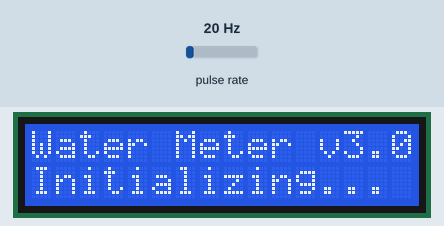
Bench run of a sketch on a simulated ESP8266 (NodeMCU). Shown: 16×2 character LCD. Wiring (inferred from the names in the program): pulse sensor: data D5. The test bench sets the inputs (shaded band); at power-on: pulse rate 20 Hz. WiFi joins after 1.5 s; servers stay silent unless stated; uploads are accepted with an empty reply; EEPROM starts erased; what the sketch prints to the serial monitor is not drawn.

Above: at 0.2 s.
At 5.3 s:
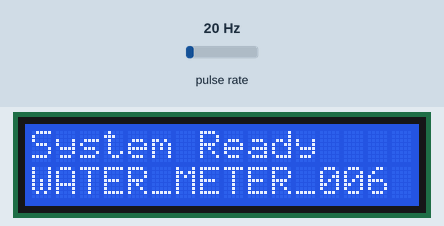
At 9.6 s:
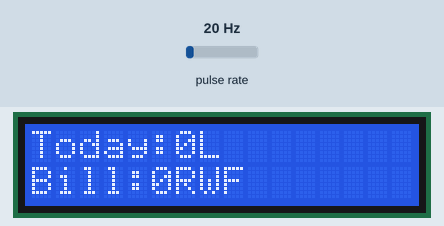
At 15.6 s:
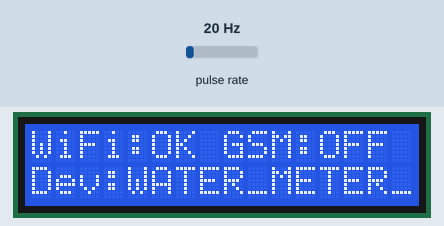
At 21.6 s:
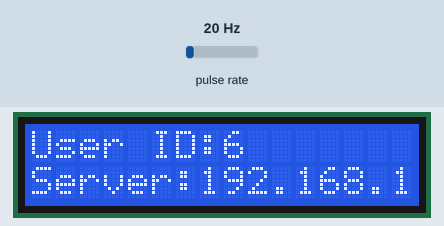
At 27.6 s:
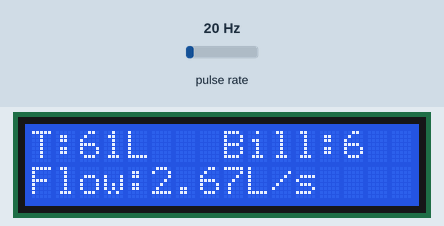

Measured:
- what the display in image 0 shows lasts 2.1 s, from 0.1 s to 2.2 s
- what the display in image 1 shows lasts 4.1 s, from 5.2 s to 9.3 s
- what the display in image 2 shows lasts 6.1 s, from 9.5 s to 15.6 s

The sketch:

sketch_may4a.ino
```cpp
#include <ESP8266WiFi.h>
#include <ESP8266HTTPClient.h>
#include <ArduinoJson.h>
#include <SoftwareSerial.h>
#include <Wire.h>
#include <LiquidCrystal_I2C.h>
#include <EEPROM.h>

// =====================================================
// VERSION
// =====================================================
#define VERSION "3.0"

// =====================================================
// WiFi CONFIGURATION
// =====================================================
const char* ssid = "KWIZERA";
const char* password = "AMOTECH123";

// =====================================================
// SERVER CONFIGURATION - UPDATE THIS IP
// =====================================================
const char* serverHost = "192.168.1.151";  // CHANGE TO YOUR COMPUTER'S IP
const int serverPort = 80;
const char* basePath = "/water_meter/api/";

// =====================================================
// DEVICE CONFIGURATION (Matches Database)
// =====================================================
const char* deviceId = "WATER_METER_006";
const int userId = 6;
const char* apiKey = "BLISS_001";

// =====================================================
// GSM SIM800C CONFIGURATION (Optional)
// =====================================================
#define SIM800_TX D6      // SIM800 RX pin
#define SIM800_RX D7      // SIM800 TX pin
#define USE_GSM false      // Set to true if SIM800 is connected

// =====================================================
// LCD I2C CONFIGURATION
// =====================================================
#define I2C_ADDRESS 0x27   // Common addresses: 0x27 or 0x3F
#define LCD_COLUMNS 16
#define LCD_ROWS 2

// =====================================================
// HARDWARE CONFIGURATION
// =====================================================
#define FLOW_SENSOR_PIN D5

// =====================================================
// CALIBRATION
// =====================================================
const float PULSE_PER_LITER = 7.5;  // Adjust based on your flow sensor

// =====================================================
// TIMING CONFIGURATION (milliseconds)
// =====================================================
const unsigned long MEASURE_INTERVAL = 10000;      // Measure every 10 seconds
const unsigned long SEND_INTERVAL = 30000;         // Send every 30 seconds
const unsigned long SMS_CHECK_INTERVAL = 60000;    // Check SMS every minute
const unsigned long LCD_UPDATE_INTERVAL = 2000;    // Update LCD every 2 seconds
const unsigned long WIFI_RETRY_INTERVAL = 30000;   // Retry WiFi every 30 seconds
const unsigned long EEPROM_SAVE_INTERVAL = 3600000; // Save to EEPROM every hour
const unsigned long DAILY_RESET_INTERVAL = 86400000; // Reset daily every 24 hours

// =====================================================
// GLOBAL VARIABLES
// =====================================================
volatile unsigned long pulseCount = 0;
float sessionLiters = 0;
float totalLiters = 0;
float dailyLiters = 0;
float currentFlowRate = 0;

unsigned long lastMeasure = 0;
unsigned long lastSend = 0;
unsigned long lastSmsCheck = 0;
unsigned long lastLcdUpdate = 0;
unsigned long lastWifiCheck = 0;
unsigned long lastEepromSave = 0;
unsigned long lastDailyReset = 0;

bool wifiConnected = false;
bool gsmInitialized = false;
bool lcdAvailable = false;

// LCD Display Mode
int displayMode = 0;
unsigned long lastDisplaySwitch = 0;

// WiFi Client
WiFiClient wifiClient;

// Objects
LiquidCrystal_I2C lcd(I2C_ADDRESS, LCD_COLUMNS, LCD_ROWS);
SoftwareSerial sim800(SIM800_RX, SIM800_TX);

// =====================================================
// EEPROM ADDRESSES
// =====================================================
const int EEPROM_SIZE = 512;
const int EEPROM_TOTAL_LITERS_ADDR = 0;
const int EEPROM_DAILY_LITERS_ADDR = 40;
const int EEPROM_LAST_DAILY_RESET_ADDR = 80;
const int EEPROM_MAGIC_ADDR = 500;
const int MAGIC_NUMBER = 0xABCD;

// =====================================================
// INTERRUPT HANDLER
// =====================================================
void ICACHE_RAM_ATTR onPulse() {
    pulseCount++;
}

// =====================================================
// LCD FUNCTIONS
// =====================================================
void initLCD() {
    Serial.println("📺 Initializing I2C LCD...");

    Wire.begin(D1, D2);  // SDA = D1 (GPIO5), SCL = D2 (GPIO4)

    // Scan for I2C devices
    byte error, address;
    int nDevices = 0;

    for(address = 1; address < 127; address++) {
        Wire.beginTransmission(address);
        error = Wire.endTransmission();

        if (error == 0) {
            Serial.print("   I2C device found at 0x");
            if (address < 16) Serial.print("0");
            Serial.println(address, HEX);
            nDevices++;
        }
    }

    if (nDevices == 0) {
        Serial.println("   ❌ No I2C devices found!");
        lcdAvailable = false;
        return;
    }

    // Initialize LCD
    lcd.init();
    lcd.backlight();
    lcdAvailable = true;
    Serial.println("✅ LCD initialized");

    // Welcome message
    lcd.clear();
    lcd.setCursor(0, 0);
    lcd.print("Water Meter v");
    lcd.print(VERSION);
    lcd.setCursor(0, 1);
    lcd.print("Initializing...");
    delay(2000);
}

void updateLCD() {
    if (!lcdAvailable) return;

    // Switch display mode every 5 seconds
    if (millis() - lastDisplaySwitch >= 5000) {
        displayMode = (displayMode + 1) % 4;
        lastDisplaySwitch = millis();
    }

    lcd.clear();

    switch(displayMode) {
        case 0: { // Total usage and bill
            float totalBill = (totalLiters / 1000) * 100;
            lcd.setCursor(0, 0);
            lcd.print("T:");
            lcd.print(totalLiters, 0);
            lcd.print("L");

            lcd.setCursor(8, 0);
            lcd.print("Bill:");
            lcd.print(totalBill, 0);

            lcd.setCursor(0, 1);
            lcd.print("Flow:");
            lcd.print(currentFlowRate, 2);
            lcd.print("L/s");
            break;
        }

        case 1: { // Daily usage
            float dailyBill = (dailyLiters / 1000) * 100;
            lcd.setCursor(0, 0);
            lcd.print("Today:");
            lcd.print(dailyLiters, 0);
            lcd.print("L");

            lcd.setCursor(0, 1);
            lcd.print("Bill:");
            lcd.print(dailyBill, 0);
            lcd.print("RWF");
            break;
        }

        case 2: { // Status
            lcd.setCursor(0, 0);
            lcd.print("WiFi:");
            lcd.print(wifiConnected ? "OK " : "OFF");
            lcd.setCursor(8, 0);
            lcd.print("GSM:");
            lcd.print(gsmInitialized ? "OK" : "OFF");

            lcd.setCursor(0, 1);
            lcd.print("Dev:");
            lcd.print(deviceId);
            break;
        }

        case 3: { // Device info
            lcd.setCursor(0, 0);
            lcd.print("User ID:");
            lcd.print(userId);

            lcd.setCursor(0, 1);
            lcd.print("Server:");
            lcd.print(serverHost);
            break;
        }
    }
}

void displayMessageLCD(String line1, String line2, int duration = 2000) {
    if (!lcdAvailable) return;

    lcd.clear();
    lcd.setCursor(0, 0);
    lcd.print(line1);
    lcd.setCursor(0, 1);
    lcd.print(line2);
    delay(duration);
}

// =====================================================
// WIFI FUNCTIONS
// =====================================================
void connectToWiFi() {
    Serial.println("📡 Connecting to WiFi...");
    displayMessageLCD("Connecting", "WiFi...", 0);

    WiFi.begin(ssid, password);

    int attempts = 0;
    while (WiFi.status() != WL_CONNECTED && attempts < 25) {
        delay(500);
        attempts++;
        Serial.print(".");

        if (lcdAvailable && attempts % 4 == 0) {
            lcd.setCursor(12, 1);
            lcd.print(".");
        }
    }

    if (WiFi.status() == WL_CONNECTED) {
        wifiConnected = true;
        Serial.println("\n✅ WiFi connected!");
        Serial.print("   IP: ");
        Serial.println(WiFi.localIP());
        Serial.print("   RSSI: ");
        Serial.println(WiFi.RSSI());

        String ipStr = WiFi.localIP().toString();
        displayMessageLCD("WiFi OK", ipStr, 1500);
    } else {
        wifiConnected = false;
        Serial.println("\n❌ WiFi failed!");
        displayMessageLCD("WiFi Failed", "Check credentials", 2000);
    }
}

void checkWiFiConnection() {
    if (millis() - lastWifiCheck >= WIFI_RETRY_INTERVAL) {
        if (WiFi.status() != WL_CONNECTED) {
            Serial.println("📡 WiFi disconnected, reconnecting...");
            connectToWiFi();
        }
        lastWifiCheck = millis();
    }
}

// =====================================================
// GSM SIM800C FUNCTIONS
// =====================================================
void initSIM800() {
    if (!USE_GSM) {
        Serial.println("📱 GSM disabled");
        gsmInitialized = false;
        return;
    }

    Serial.println("📱 Initializing SIM800C...");
    displayMessageLCD("SIM800C", "Init...", 0);

    sim800.begin(9600);
    delay(2000);

    // Clear buffer
    while(sim800.available()) sim800.read();

    // Test AT commands
    String response = sendATCommand("AT", 1000);
    if (response.indexOf("OK") > 0) {
        Serial.println("✅ SIM800C detected");
        gsmInitialized = true;

        sendATCommand("AT+CMGF=1", 1000);      // SMS text mode
        sendATCommand("AT+CNMI=2,2,0,0,0", 1000);
        sendATCommand("AT+CSCS=\"GSM\"", 1000);

        response = sendATCommand("AT+CSQ", 1000);
        Serial.print("   Signal: ");
        Serial.println(response);

        displayMessageLCD("SIM800 OK", "Signal Ready", 1500);
    } else {
        Serial.println("❌ SIM800C not detected!");
        gsmInitialized = false;
        displayMessageLCD("SIM800 Error", "Check wiring", 2000);
    }
}

String sendATCommand(String command, int timeout) {
    sim800.println(command);
    delay(100);

    String response = "";
    unsigned long startTime = millis();

    while (millis() - startTime < timeout) {
        while (sim800.available()) {
            char c = sim800.read();
            response += c;
            delay(5);
        }
    }

    response.trim();
    if (response.length() > 0 && response.indexOf("AT") == -1) {
        Serial.println("   CMD: " + command);
        Serial.println("   RES: " + response);
    }

    return response;
}

bool sendSMS(String phoneNumber, String message) {
    if (!gsmInitialized || !USE_GSM) return false;

    Serial.print("📨 Sending SMS to: ");
    Serial.println(phoneNumber);

    while(sim800.available()) sim800.read();

    sim800.println("AT+CMGF=1");
    delay(500);
    sim800.print("AT+CMGS=\"");
    sim800.print(phoneNumber);
    sim800.println("\"");
    delay(500);
    sim800.print(message);
    delay(500);
    sim800.write(26);
    delay(5000);

    String response = "";
    unsigned long startTime = millis();
    while (millis() - startTime < 3000) {
        while (sim800.available()) {
            char c = sim800.read();
            response += c;
        }
    }

    return (response.indexOf("OK") > 0 || response.indexOf("+CMGS") > 0);
}

// =====================================================
// SERVER COMMUNICATION
// =====================================================
bool pingServer() {
    if (!wifiConnected) return false;

    HTTPClient http;
    String url = "http://" + String(serverHost) + ":" + String(serverPort) + basePath + "test_api.php";

    http.begin(wifiClient, url);
    int httpCode = http.GET();
    http.end();

    return (httpCode == 200);
}

void sendDataToServer() {
    if (!wifiConnected) {
        Serial.println("❌ WiFi not connected");
        return;
    }

    if (sessionLiters == 0) {
        // Send heartbeat every 5 minutes
        static unsigned long lastHeartbeat = 0;
        if (millis() - lastHeartbeat >= 300000) {
            sendHeartbeat();
            lastHeartbeat = millis();
        }
        return;
    }

    HTTPClient http;
    String url = "http://" + String(serverHost) + ":" + String(serverPort) + basePath + "record_usage.php";

    Serial.println("────────────────────────────────────────");
    Serial.println("📤 SENDING DATA");
    Serial.print("   URL: ");
    Serial.println(url);
    Serial.print("   Device: ");
    Serial.println(deviceId);
    Serial.print("   User: ");
    Serial.println(userId);
    Serial.print("   Liters: ");
    Serial.println(sessionLiters);

    displayMessageLCD("Sending", String(sessionLiters) + " L", 0);

    http.begin(wifiClient, url);
    http.addHeader("Content-Type", "application/x-www-form-urlencoded");
    http.addHeader("X-Device-Id", deviceId);
    http.addHeader("X-API-Key", apiKey);

    String postData = "user_id=" + String(userId) + "&liters=" + String(sessionLiters);
    int httpCode = http.POST(postData);

    if (httpCode == 200) {
        String response = http.getString();
        Serial.print("   Response: ");
        Serial.println(response);

        StaticJsonDocument<200> doc;
        DeserializationError error = deserializeJson(doc, response);

        if (!error && doc["success"]) {
            float bill = doc["bill"];
            float balance = doc["total_balance"];
            Serial.println("   ✅ DATA SENT!");
            Serial.print("   Bill: ");
            Serial.print(bill);
            Serial.println(" RWF");
            Serial.print("   Balance: ");
            Serial.print(balance);
            Serial.println(" RWF");

            displayMessageLCD("Sent!", "Bill: " + String(bill) + " RWF", 1500);
            sessionLiters = 0;
        }
    } else {
        Serial.print("   ❌ Failed: HTTP ");
        Serial.println(httpCode);
        displayMessageLCD("Failed", "HTTP " + String(httpCode), 1500);
    }

    http.end();
    Serial.println("────────────────────────────────────────");
}

void sendHeartbeat() {
    if (!wifiConnected) return;

    HTTPClient http;
    String url = "http://" + String(serverHost) + ":" + String(serverPort) + basePath + "heartbeat.php";

    http.begin(wifiClient, url);
    http.addHeader("Content-Type", "application/x-www-form-urlencoded");
    http.addHeader("X-Device-Id", deviceId);

    String postData = "user_id=" + String(userId) +
                      "&total_liters=" + String(totalLiters) +
                      "&daily_liters=" + String(dailyLiters) +
                      "&flow_rate=" + String(currentFlowRate) +
                      "&rssi=" + String(WiFi.RSSI());

    int httpCode = http.POST(postData);
    if (httpCode == 200) {
        Serial.println("💓 Heartbeat sent");
    }
    http.end();
}

// =====================================================
// FLOW MEASUREMENT
// =====================================================
void measureWater() {
    if (pulseCount > 0) {
        noInterrupts();
        unsigned long count = pulseCount;
        pulseCount = 0;
        interrupts();

        float liters = count / PULSE_PER_LITER;
        totalLiters += liters;
        sessionLiters += liters;
        dailyLiters += liters;
        currentFlowRate = liters / (MEASURE_INTERVAL / 1000.0);

        Serial.print("💧 Flow: ");
        Serial.print(liters, 2);
        Serial.print(" L | Rate: ");
        Serial.print(currentFlowRate, 2);
        Serial.print(" L/s | Total: ");
        Serial.print(totalLiters, 2);
        Serial.println(" L");

        // High flow alert
        if (currentFlowRate > 0.5) {
            Serial.println("⚠️ HIGH FLOW!");
            if (gsmInitialized) {
                sendSMS("0788000001", "HIGH FLOW: " + String(currentFlowRate) + " L/s");
            }
        }

        // Save to EEPROM
        if (millis() - lastEepromSave >= EEPROM_SAVE_INTERVAL) {
            saveData();
            lastEepromSave = millis();
        }
    }
}

// =====================================================
// EEPROM FUNCTIONS
// =====================================================
void saveData() {
    EEPROM.put(EEPROM_TOTAL_LITERS_ADDR, totalLiters);
    EEPROM.put(EEPROM_DAILY_LITERS_ADDR, dailyLiters);
    EEPROM.put(EEPROM_LAST_DAILY_RESET_ADDR, lastDailyReset);
    EEPROM.put(EEPROM_MAGIC_ADDR, MAGIC_NUMBER);
    EEPROM.commit();
    Serial.println("💾 Data saved to EEPROM");
}

void loadData() {
    int magic;
    EEPROM.get(EEPROM_MAGIC_ADDR, magic);

    if (magic == MAGIC_NUMBER) {
        EEPROM.get(EEPROM_TOTAL_LITERS_ADDR, totalLiters);
        EEPROM.get(EEPROM_DAILY_LITERS_ADDR, dailyLiters);
        EEPROM.get(EEPROM_LAST_DAILY_RESET_ADDR, lastDailyReset);

        Serial.print("📂 Loaded: Total=");
        Serial.print(totalLiters, 2);
        Serial.print(" L, Daily=");
        Serial.print(dailyLiters, 2);
        Serial.println(" L");
    } else {
        totalLiters = 0;
        dailyLiters = 0;
        lastDailyReset = millis();
        Serial.println("📂 No saved data");
    }
}

void resetDailyIfNeeded() {
    if (millis() - lastDailyReset >= DAILY_RESET_INTERVAL) {
        Serial.println("═══════════════════════════════════════");
        Serial.print("📅 DAILY RESET - Used: ");
        Serial.print(dailyLiters, 2);
        Serial.println(" L");
        Serial.println("═══════════════════════════════════════");

        dailyLiters = 0;
        lastDailyReset = millis();
        saveData();
    }
}

// =====================================================
// SMS HANDLING
// =====================================================
void checkForSMS() {
    if (!gsmInitialized || !USE_GSM) return;

    sim800.println("AT+CMGL=\"ALL\"");
    delay(2000);

    String response = "";
    while (sim800.available()) {
        char c = sim800.read();
        response += c;
    }

    if (response.indexOf("+CMGL") > 0) {
        Serial.println("📨 New SMS received");

        if (response.indexOf("STATUS") > 0) {
            String reply = "WATER METER\nTotal: " + String(totalLiters) + "L\nToday: " + String(dailyLiters) + "L";
            sendSMS("0788000001", reply);
        }
    }
}

// =====================================================
// TEST MODE (Simulate water flow for testing)
// =====================================================
void simulateWaterFlow() {
    static unsigned long lastSimulate = 0;
    if (millis() - lastSimulate >= 60000) {
        pulseCount += 75;  // 10 liters
        lastSimulate = millis();
        Serial.println("🔧 TEST: Simulating 10L flow");
    }
}

// =====================================================
// DIAGNOSTICS
// =====================================================
void printDiagnostics() {
    Serial.println("\n═══════════════════════════════════════");
    Serial.println("🔧 SYSTEM DIAGNOSTICS");
    Serial.println("═══════════════════════════════════════");
    Serial.print("Version: ");
    Serial.println(VERSION);
    Serial.print("Device ID: ");
    Serial.println(deviceId);
    Serial.print("User ID: ");
    Serial.println(userId);
    Serial.print("Server: ");
    Serial.print(serverHost);
    Serial.print(":");
    Serial.println(serverPort);
    Serial.print("WiFi: ");
    Serial.println(wifiConnected ? "Connected" : "Disconnected");
    Serial.print("GSM: ");
    Serial.println(gsmInitialized ? "Ready" : "Not ready");
    Serial.print("LCD: ");
    Serial.println(lcdAvailable ? "Available" : "Not available");
    Serial.print("Total Liters: ");
    Serial.println(totalLiters);
    Serial.print("Daily Liters: ");
    Serial.println(dailyLiters);
    Serial.print("Free Heap: ");
    Serial.println(ESP.getFreeHeap());
    Serial.println("═══════════════════════════════════════\n");
}

// =====================================================
// SETUP
// =====================================================
void setup() {
    Serial.begin(115200);
    Serial.println("\n╔═══════════════════════════════════════╗");
    Serial.print("║   Water Meter IoT System v");
    Serial.print(VERSION);
    Serial.println("          ║");
    Serial.println("║   Device: WATER_METER_006            ║");
    Serial.println("║   User ID: 6                         ║");
    Serial.println("╚═══════════════════════════════════════╝\n");

    // Initialize EEPROM
    EEPROM.begin(EEPROM_SIZE);
    loadData();

    // Initialize LCD
    initLCD();

    // Initialize Flow Sensor
    pinMode(FLOW_SENSOR_PIN, INPUT_PULLUP);
    attachInterrupt(digitalPinToInterrupt(FLOW_SENSOR_PIN), onPulse, FALLING);
    Serial.println("✅ Flow sensor initialized");

    // Initialize GSM
    initSIM800();

    // Connect to WiFi
    connectToWiFi();

    // Initialize timing
    lastMeasure = millis();
    lastSend = millis();
    lastSmsCheck = millis();
    lastLcdUpdate = millis();
    lastWifiCheck = millis();
    lastEepromSave = millis();

    displayMessageLCD("System Ready", deviceId, 2000);

    printDiagnostics();

    // Send startup test data
    delay(2000);
    sessionLiters = 5;  // Send 5L test data
    sendDataToServer();
}

// =====================================================
// MAIN LOOP
// =====================================================
void loop() {
    unsigned long now = millis();

    // Measure water flow
    if (now - lastMeasure >= MEASURE_INTERVAL) {
        measureWater();
        lastMeasure = now;
    }

    // Update LCD
    if (now - lastLcdUpdate >= LCD_UPDATE_INTERVAL) {
        updateLCD();
        lastLcdUpdate = now;
    }

    // Send data to server
    if (now - lastSend >= SEND_INTERVAL) {
        sendDataToServer();
        lastSend = now;
    }

    // Check for SMS
    if (now - lastSmsCheck >= SMS_CHECK_INTERVAL && gsmInitialized && USE_GSM) {
        checkForSMS();
        lastSmsCheck = now;
    }

    // Check WiFi
    checkWiFiConnection();

    // Daily reset
    resetDailyIfNeeded();

    // Optional: Simulate water flow for testing (uncomment to enable)
    // simulateWaterFlow();

    delay(10);
}
```
